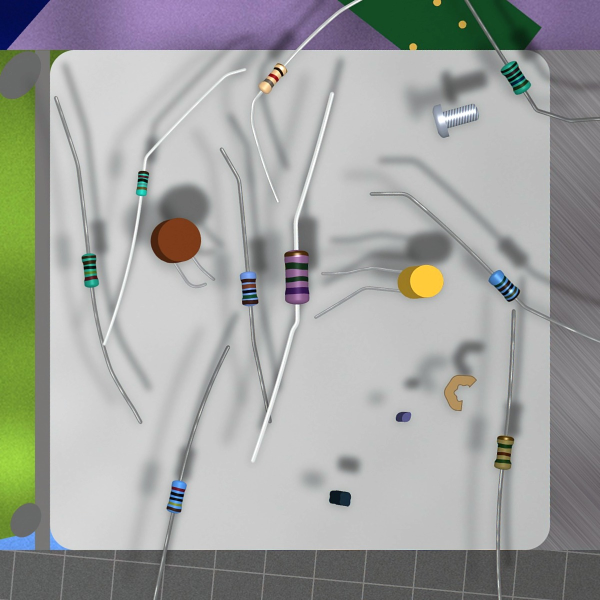
#> input picture experiments/2026-11-09_object_seg_design/samples/frame_00.jpg, 1200 x 1200 px (shown at 1/2 size)
$ python -i plate_search.py   (imports and definitions only)
#> lines starting #> are read from the running program, lines starting #| are printed output that depends on the picture
#> further down, picture is the input picture: shape (1200, 1200, 3); mean B, G, R 159.3, 162.4, 160.5
"""Finding the plate: the one place every tool, here and in the robot repo (EE52043), gets it from.

Use one of:

- Tracker: a live camera. Call update(frame) on every frame; .cal is the plate, or None until it is found.
  It sets the exposure too: dim while it looks for the plate, then the plate at about 200 for the model.
- find_now(cap): the same, once, for a script; returns the Calibration.
- find(frame): one frame already taken (saved frames, the simulator's twin). No exposure control.

Why the exposure: the camera's tone curve squeezes the brights, so a bright plate barely stands out from
a pale bench (with the plate at grey 183 the bench beyond its far edge read 135; with it at 78, 36). Over
every raw frame there was on 2026-11-09, the fit found the plate in 37 of 38 with the plate below about
170, and failed in most of those at 180 to 210 on pale benches. So the plate is looked for at
[plate_search] search_level, metered where it is expected (the rig is rigid: the plate stays within some
40 px of there in the frame), not on the frame's brightest part, which on a bench by a window is the
bench. Once found, the exposure goes back to [exposure_control] low..high and the plate is refitted there
every refit_seconds; where a pale bench makes that fail, the last fit is kept.

The fit (rectify.find_plate) needs a start within about 40 px. Starts, the first the fit passes giving
the plate:

1. Where the plate was last found: remembered by every find, in LAST (one file, shared by both repos),
   else the rig's own place, configs/camera.toml [plate_search] rig_corners_px, so a fresh clone works
   anywhere the rig is set up. On a pale bench this is the start that matters: the fit can do without
   the one edge the bench hides (it uses the crosshair instead), but the outlines below can't.
2. Four-sided outlines from the frame's long straight lines, of about the plate's size, nearest the
   start first, at most MAX_OUTLINES of them.
3. rectify's bright blob, for frames with no usable lines.

If it still isn't found after sweep_after tries, the Tracker steps through every exposure, one per try,
in case the plate isn't where it is expected.

Saved calibrations (`s` in the live tools, the robot's camera_calibrate) are records, and a tool can be
given one to use as it is; the search's start is only ever LAST or the rig's place.
"""

import itertools
import threading
import time

import cv2
import numpy as np

from robot_offline import config
from robot_offline.pre import rectify
from robot_offline.pre.exposure import ExposureControl

LAST = config.DATA_DIR / "plate" / "last_rectify.json"     # where the plate was last found, by any tool
SCALE = 0.25                # lines are looked for at this share of the frame's size
CANNY = (20, 60)
HOUGH_VOTES = 60
MIN_LINE_PX = 120           # at SCALE: about a third of the plate's side
MAX_GAP_PX = 25             # at SCALE: a lead lying over an edge breaks it by less than this
SAME_ANGLE_RAD = 0.05       # lines this alike, and SAME_OFFSET_PX apart, are one line
SAME_OFFSET_PX = 25
LEAN_RAD = np.radians(35)   # a side lies within this of the frame's axes
MAX_LINES = 14              # of each kind, longest first
SIDE_PX = (800, 2200)       # the plate's sides in a raw frame are about 1200 to 1600
MAX_SIDE_RATIO = 1.6
MAX_OUTLINES = 12           # outlines tried, nearest the start first: a failed fit takes up to a second


def _lines(frame):
    """Long straight lines in a frame as (angle, offset), raw px, longest first and without repeats."""
    small = cv2.resize(frame, None, fx=SCALE, fy=SCALE, interpolation=cv2.INTER_AREA)
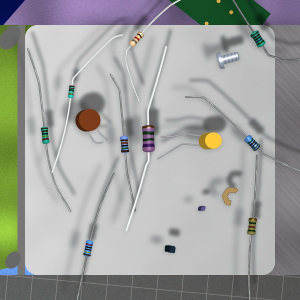
#> small: shape (300, 300, 3); mean B, G, R 159.3, 162.4, 160.5
    gray = cv2.GaussianBlur(cv2.cvtColor(small, cv2.COLOR_BGR2GRAY), (0, 0), 1.5)
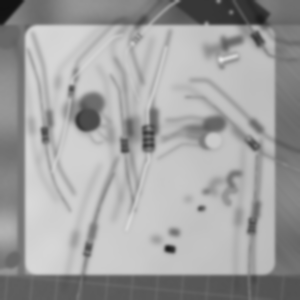
#> gray: shape (300, 300); min 17, max 228, mean 161.5
    found = cv2.HoughLinesP(cv2.Canny(gray, *CANNY), 1, np.pi / 360, threshold=HOUGH_VOTES,
                            minLineLength=MIN_LINE_PX, maxLineGap=MAX_GAP_PX)
#> found = 19 rows, first 6: [15, 274, 299, 274], [24, 259, 24, 38], [65, 25, 264, 24], [274, 275, 274, 31], [55, 275, 292, 275], [82, 283, 111, 163]
    if found is None:
        return []
    keep = []
    segments = found.reshape(-1, 4) / SCALE
#> segments = 19 rows, first 6: [60, 1096, 1196, 1096], [96, 1036, 96, 152], [260, 100, 1056, 96], [1096, 1100, 1096, 124], [220, 1100, 1168, 1100], [328, 1132, 444, 652]
    for x0, y0, x1, y1 in sorted(segments.tolist(), key=lambda s: -np.hypot(s[2] - s[0], s[3] - s[1])):
        angle = np.arctan2(y1 - y0, x1 - x0) % np.pi
        offset = np.array([-np.sin(angle), np.cos(angle)]) @ (x0, y0)
        if not any(min(abs(angle - a), np.pi - abs(angle - a)) < SAME_ANGLE_RAD and abs(offset - d) < SAME_OFFSET_PX
                   for a, d in keep):
            keep.append((angle, offset))
#> this loop made 19 passes
#> (x0, y0, x1, y1, angle, offset) on passes 1 to 12: (60, 1096, 1196, 1096, 0, 1096), (1096, 1100, 1096, 124, 1.57, -1096), (220, 1100, 1168, 1100, 0, 1100), (412, 752, 1076, 88, 2.36, -823.1), (504, 920, 692, 4, 1.77, -678.7), (424, 716, 1072, 68, 2.36, -806.1), (1100, 1044, 1100, 144, 1.57, -1100), (96, 1036, 96, 152, 1.57, -96), (504, 64, 1100, 660, 0.785, -311.1), (260, 100, 1056, 96, 3.14, -101.3), (56, 44, 288, 780, 1.27, -40.18), (136, 100, 256, 820, 1.41, -117.7)
#> after the loop, keep = [(0, 1096), (1.57, -1096), (2.36, -823.1), (1.77, -678.7), (1.57, -96), (0.785, -311.1), (3.14, -101.3), (1.27, -40.18), (1.41, -117.7), (1.48, -435.1), (1.65, -1071.9), (1.49, -465.4), (1.81, -584.7)]
    return keep


def _crossing(p, q):
    normals = [[-np.sin(p[0]), np.cos(p[0])], [-np.sin(q[0]), np.cos(q[0])]]
    return np.linalg.solve(np.array(normals), np.array([p[1], q[1]]))


# [17 lines left out: function outlines, not called in this run]


def _search_settings(camera=None):
    return (camera or config.load("camera"))["plate_search"]


def rig_corners(camera=None):
    """Where the plate sits in the frame on the rig (4 × 2 raw px, image order), from camera.toml."""
    return np.array(_search_settings(camera)["rig_corners_px"], float)


# [54 lines left out: functions start_corners, remember, find, describe, not called in this run]


class _Fitter(threading.Thread):
    """The fits, in the background, so the caller's loop never waits for them."""

    # [32 lines left out: functions __init__, run, not called in this run]


class Tracker:
    """The plate on a live camera, found and kept found, with the exposure to go with it.

    cap: the cv2.VideoCapture whose exposure it sets, or None for frames it can't control (the twin, saved
    frames); those aren't remembered as where the plate is.
    cal: a calibration to start with (a saved one), refitted from then on unless locked. follow: False
    holds the exposure where it is once the plate is found (the live tools' E key). refit_seconds: how
    often the found plate is fitted again, default [plate_search]'s; 0 for as often as it goes. level:
    (low, high), the plate's grey to keep once found, default [exposure_control]'s band; settable.
    Call update(frame) for every frame read, and close() at the end.
    """

    # [57 lines left out: functions __init__, update, _sweep, restart, not called in this run]

    def close(self):
        self._fitter.stop = True

    # [35 lines left out: functions status, find_now, not called in this run]

>>> import cv2
>>> picture = cv2.imread('../../../experiments/2026-11-09_object_seg_design/samples/frame_00.jpg')
>>> result = _lines(picture)
#> result has the same summary as keep in _lines

$ run again, on experiments/2026-11-09_object_seg_design/samples/frame_01.jpg
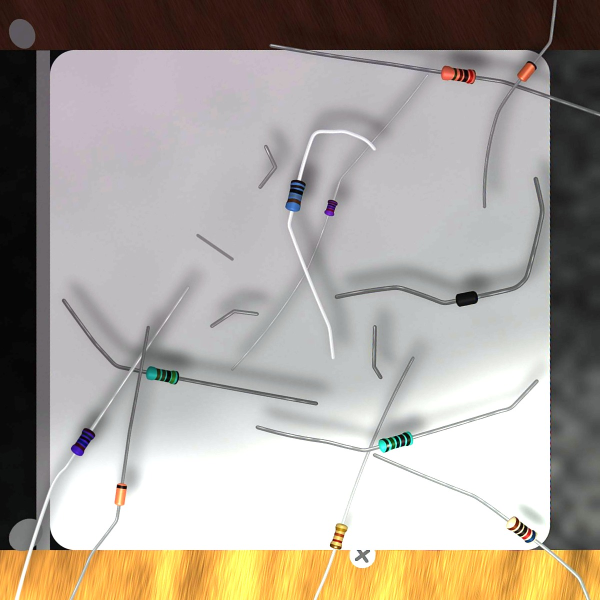
#> input picture experiments/2026-11-09_object_seg_design/samples/frame_01.jpg, 1200 x 1200 px (shown at 1/2 size)
#> picture is the input picture: shape (1200, 1200, 3); mean B, G, R 155, 163.1, 170.3
#> in _lines, `small = cv2.resize(frame, None, fx=SCALE, fy=SCALE, interpolation=cv2...`:
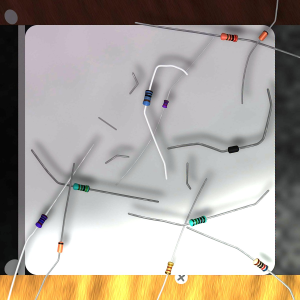
#> small: shape (300, 300, 3); mean B, G, R 155, 163.1, 170.3
#> in _lines, `gray = cv2.GaussianBlur(cv2.cvtColor(small, cv2.COLOR_BGR2GRAY), (0, 0..`:
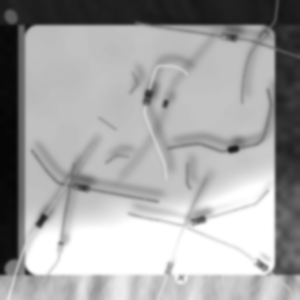
#> gray: shape (300, 300); min 6, max 255, mean 164.3
#> found = [[18, 275, 18, 26], [10, 24, 187, 24], [0, 275, 298, 275], [274, 274, 274, 133], [4, 274, 299, 274], [25, 273, 25, 28], [24, 273, 24, 26], [41, 167, 262, 261], [275, 260, 275, 0], [15, 268, 112, 124], [16, 25, 157, 25], [160, 28, 280, 48]]
#> segments = [[72, 1100, 72, 104], [40, 96, 748, 96], [0, 1100, 1192, 1100], [1096, 1096, 1096, 532], [16, 1096, 1196, 1096], [100, 1092, 100, 112], [96, 1092, 96, 104], [164, 668, 1048, 1044], [1100, 1040, 1100, 0], [60, 1072, 448, 496], [64, 100, 628, 100], [640, 112, 1120, 192]]
#> the loop in _lines, `for x0, y0, x1, y1 in sorted(segments.tolist(), key=lambda s: -np.hypo..` made 12 passes
#> (x0, y0, x1, y1, angle, offset) on passes 1 to 8: (0, 1100, 1192, 1100, 0, 1100), (16, 1096, 1196, 1096, 0, 1096), (1100, 1040, 1100, 0, 1.57, -1100), (72, 1100, 72, 104, 1.57, -72), (96, 1092, 96, 104, 1.57, -96), (100, 1092, 100, 112, 1.57, -100), (164, 668, 1048, 1044, 0.402, 550.5), (40, 96, 748, 96, 0, 96)
#> after the loop in _lines, `for x0, y0, x1, y1 in sorted(segments.tolist(), key=lambda s: -np.hypo..`: keep = [(0, 1100), (1.57, -1100), (1.57, -72), (1.57, -100), (0.402, 550.5), (0, 96), (2.16, -648.7), (0.165, 5.26)]
#> result has the same summary as keep in _lines

$ run again, on experiments/2026-11-09_object_seg_design/samples/frame_02.jpg
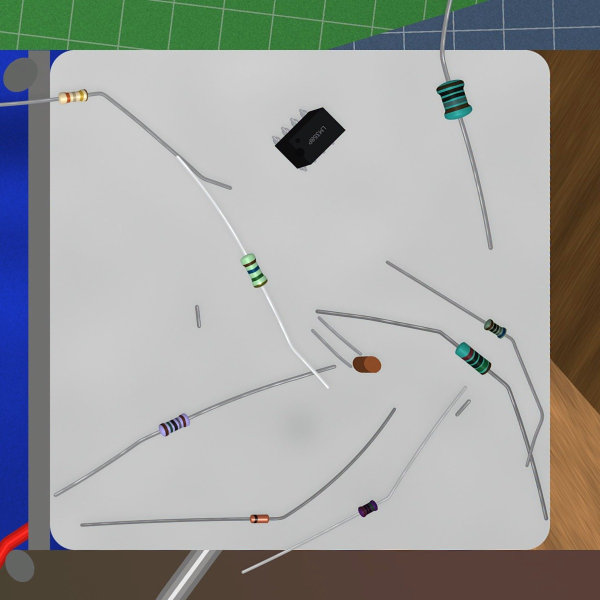
#> input picture experiments/2026-11-09_object_seg_design/samples/frame_02.jpg, 1200 x 1200 px (shown at 1/2 size)
#> picture is the input picture: shape (1200, 1200, 3); mean B, G, R 158.2, 160.3, 159
#> in _lines, `small = cv2.resize(frame, None, fx=SCALE, fy=SCALE, interpolation=cv2...`:
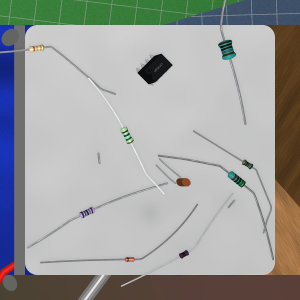
#> small: shape (300, 300, 3); mean B, G, R 158.2, 160.3, 159
#> in _lines, `gray = cv2.GaussianBlur(cv2.cvtColor(small, cv2.COLOR_BGR2GRAY), (0, 0..`:
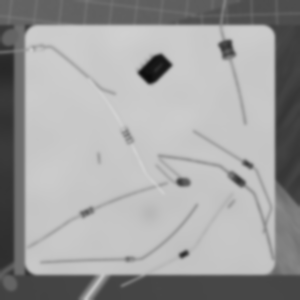
#> gray: shape (300, 300); min 12, max 209, mean 159.7
#> found = 13 rows, first 6: [6, 274, 299, 274], [14, 290, 14, 47], [57, 24, 260, 24], [275, 257, 275, 42], [24, 273, 25, 79], [274, 229, 274, 32]
#> segments = 13 rows, first 6: [24, 1096, 1196, 1096], [56, 1160, 56, 188], [228, 96, 1040, 96], [1100, 1028, 1100, 168], [96, 1092, 100, 316], [1096, 916, 1096, 128]
#> the loop in _lines, `for x0, y0, x1, y1 in sorted(segments.tolist(), key=lambda s: -np.hypo..` made 13 passes
#> (x0, y0, x1, y1, angle, offset) on passes 1 to 8: (24, 1096, 1196, 1096, 0, 1096), (56, 1160, 56, 188, 1.57, -56), (1100, 1028, 1100, 168, 1.57, -1100), (184, 1100, 1008, 1100, 0, 1100), (228, 96, 1040, 96, 0, 96), (1096, 916, 1096, 128, 1.57, -1096), (96, 1092, 100, 316, 1.58, -101.6), (172, 940, 812, 640, 2.7, -924.1)
#> after the loop in _lines, `for x0, y0, x1, y1 in sorted(segments.tolist(), key=lambda s: -np.hypo..`: keep = [(0, 1096), (1.57, -56), (1.57, -1100), (0, 96), (1.58, -101.6), (2.7, -924.1), (3.1, -1045.2), (1.38, -876.1)]
#> result has the same summary as keep in _lines

$ run again, on experiments/2026-11-09_object_seg_design/samples/frame_03.jpg
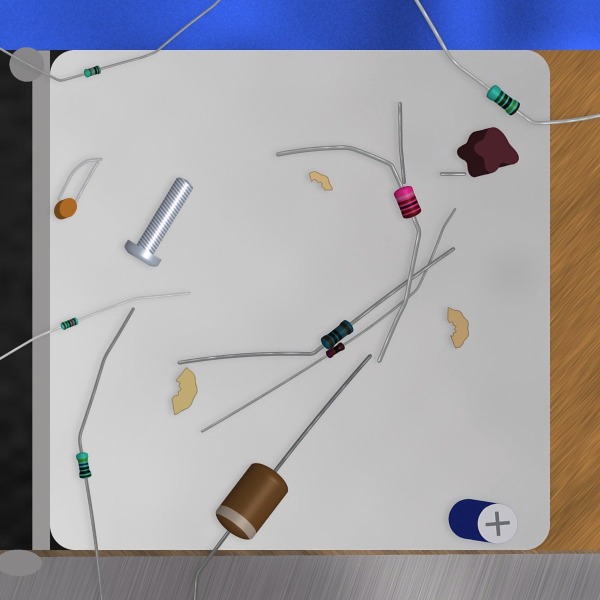
#> input picture experiments/2026-11-09_object_seg_design/samples/frame_03.jpg, 1200 x 1200 px (shown at 1/2 size)
#> picture is the input picture: shape (1200, 1200, 3); mean B, G, R 165.2, 159.1, 160.4
#> in _lines, `small = cv2.resize(frame, None, fx=SCALE, fy=SCALE, interpolation=cv2...`:
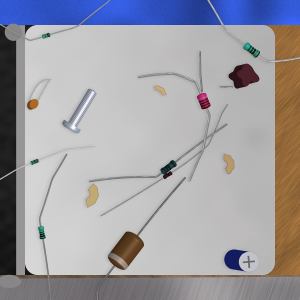
#> small: shape (300, 300, 3); mean B, G, R 165.2, 159.1, 160.4
#> in _lines, `gray = cv2.GaussianBlur(cv2.cvtColor(small, cv2.COLOR_BGR2GRAY), (0, 0..`:
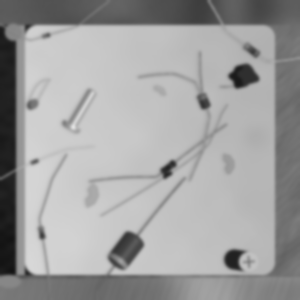
#> gray: shape (300, 300); min 18, max 224, mean 160.2
#> found = [[6, 274, 266, 274], [16, 277, 16, 24], [24, 278, 24, 25], [9, 24, 261, 24], [110, 262, 227, 123], [274, 266, 274, 32], [275, 257, 275, 40], [103, 216, 227, 125], [8, 25, 140, 25], [181, 167, 273, 31], [25, 270, 25, 109]]
#> segments = [[24, 1096, 1064, 1096], [64, 1108, 64, 96], [96, 1112, 96, 100], [36, 96, 1044, 96], [440, 1048, 908, 492], [1096, 1064, 1096, 128], [1100, 1028, 1100, 160], [412, 864, 908, 500], [32, 100, 560, 100], [724, 668, 1092, 124], [100, 1080, 100, 436]]
#> the loop in _lines, `for x0, y0, x1, y1 in sorted(segments.tolist(), key=lambda s: -np.hypo..` made 11 passes
#> (x0, y0, x1, y1, angle, offset) on passes 1 to 8: (24, 1096, 1064, 1096, 0, 1096), (64, 1108, 64, 96, 1.57, -64), (96, 1112, 96, 100, 1.57, -96), (36, 96, 1044, 96, 0, 96), (1096, 1064, 1096, 128, 1.57, -1096), (1100, 1028, 1100, 160, 1.57, -1100), (440, 1048, 908, 492, 2.27, -1011.5), (724, 668, 1092, 124, 2.17, -974)
#> after the loop in _lines, `for x0, y0, x1, y1 in sorted(segments.tolist(), key=lambda s: -np.hypo..`: keep = [(0, 1096), (1.57, -64), (1.57, -96), (0, 96), (1.57, -1096), (2.27, -1011.5), (2.17, -974), (2.51, -940.3)]
#> result has the same summary as keep in _lines
